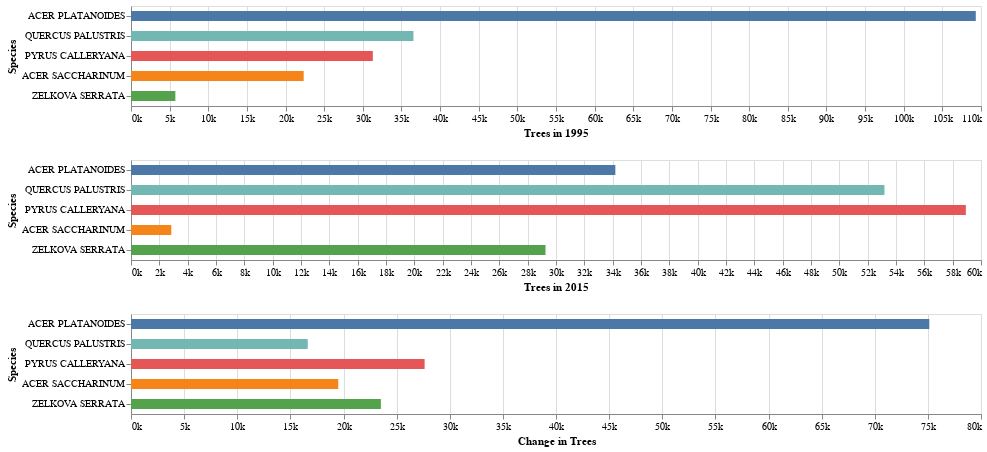

Source (notebook cell):
### Markdown cell above
##### Q3a Explanation

#### **Query**:
1. **Subquery for Census Data in 1995** (`census_1995`):
   - We extract the species names (`spc_latin`) from the `tree_census_1995` dataset and use the `UPPER()` function to convert them to uppercase for easier matching.
   - We count the number of trees for each species in 1995 and group the results by the species name.

2. **Subquery for Census Data in 2015** (`census_2015`):
   - Similar to the previous subquery, we extract and count the number of trees for each species in 2015, grouping by the species name (also converted to uppercase).

3. **Combining the 1995 and 2015 Data**:
   - A `CROSS JOIN` is used to combine every row from `census_1995` with every row from `census_2015`. This is necessary because we need to compare each species from 1995 with each species from 2015. The `CROSS JOIN` produces a Cartesian product of the two subqueries.
   
4. **Using `EDIT_DISTANCE` for Name Matching**:
   - Since the species names may differ slightly between the two years (e.g., spelling variations), we use the `EDIT_DISTANCE()` function to match species names that are similar. We only include pairs of species whose names have an edit distance of 2 or less, which indicates a small difference (i.e., slight spelling discrepancies).
   
5. **Calculating the Change in the Number of Trees**:
   - The query computes the absolute difference between the number of trees for each species in 1995 and 2015. This is stored as `change_in_trees`.
   
6. **Sorting and Limiting**:
   - The results are ordered by the absolute change in the number of trees (`change_in_trees`) in descending order to identify the species with the highest changes. The query then limits the results to the top 5 species with the largest change.


#### **Interpretation of Results**:
- The table displays the **species** of trees, along with the number of trees in **1995** and **2015**, and the **absolute change** in the number of trees between these two years.
- For example, **ACER PLATANOIDES** had 109,325 trees in 1995, but this number dropped to 34,189 in 2015, resulting in a decrease of 75,136 trees. This is the largest change among the species in this table.
- On the other hand, **PYRUS CALLERYANA** saw an increase in the number of trees from 31,295 in 1995 to 58,931 in 2015, with a change of 27,636 trees.
- **ZELKOVA SERRATA** experienced a significant increase in tree numbers as well, growing from 5,740 trees in 1995 to 29,258 in 2015, an increase of 23,518 trees.
- Other species, such as **ACER SACCHARINUM** and **QUERCUS PALUSTRIS**, show different growth patterns, with some having notable declines or increases in tree numbers.

### Code cell
# Chart 1: Trees in 1995
chart1 = alt.Chart(df3a).mark_bar(size=10).encode(
    x=alt.X("trees_1995:Q", title="Trees in 1995", axis=alt.Axis(format="~s")),
    y=alt.Y("species:N", title="Species", sort="-x"),  # Sort by trees_1995
    color=alt.Color("species:N", legend=None),
    tooltip=["species", "trees_1995"]
).properties(
    width=850,
    height=100,
)

# Chart 2: Trees in 2015
chart2 = alt.Chart(df3a).mark_bar(size=10).encode(
    x=alt.X("trees_2015:Q", title="Trees in 2015", axis=alt.Axis(format="~s")),
    y=alt.Y("species:N", title="Species", sort=alt.EncodingSortField(field="trees_1995", order="descending")),
    color=alt.Color("species:N", legend=None),
    tooltip=["species", "trees_2015"]
).properties(
    width=850,
    height=100,
)

# Chart 3: Change in Trees
chart3 = alt.Chart(df3a).mark_bar(size=10).encode(
    x=alt.X("change_in_trees:Q", title="Change in Trees", axis=alt.Axis(format="~s")),
    y=alt.Y("species:N", title="Species", sort=alt.EncodingSortField(field="trees_1995", order="descending")),
    color=alt.Color("species:N", legend=None),
    tooltip=["species", "change_in_trees"]
).properties(
    width=850,
    height=100,
)

# Combine the charts vertically
chart1 & chart2 & chart3

### Figure 1 — Vega-Lite specification as saved in the notebook (floating-point values rounded to 4 significant figures)
{"config": {"view": {"continuousWidth": 300, "continuousHeight": 300}}, "vconcat": [{"mark": {"type": "bar", "size": 10}, "encoding": {"color": {"field": "species", "legend": null, "type": "nominal"}, "tooltip": [{"field": "species", "type": "nominal"}, {"field": "trees_1995", "type": "quantitative"}], "x": {"axis": {"format": "~s"}, "field": "trees_1995", "title": "Trees in 1995", "type": "quantitative"}, "y": {"field": "species", "sort": "-x", "title": "Species", "type": "nominal"}}, "height": 100, "width": 850}, {"mark": {"type": "bar", "size": 10}, "encoding": {"color": {"field": "species", "legend": null, "type": "nominal"}, "tooltip": [{"field": "species", "type": "nominal"}, {"field": "trees_2015", "type": "quantitative"}], "x": {"axis": {"format": "~s"}, "field": "trees_2015", "title": "Trees in 2015", "type": "quantitative"}, "y": {"field": "species", "sort": {"field": "trees_1995", "order": "descending"}, "title": "Species", "type": "nominal"}}, "height": 100, "width": 850}, {"mark": {"type": "bar", "size": 10}, "encoding": {"color": {"field": "species", "legend": null, "type": "nominal"}, "tooltip": [{"field": "species", "type": "nominal"}, {"field": "change_in_trees", "type": "quantitative"}], "x": {"axis": {"format": "~s"}, "field": "change_in_trees", "title": "Change in Trees", "type": "quantitative"}, "y": {"field": "species", "sort": {"field": "trees_1995", "order": "descending"}, "title": "Species", "type": "nominal"}}, "height": 100, "width": 850}], "data": {"name": "data-927b8c36effe6f0d1737baf2802d66d4"}, "$schema": "https://vega.github.io/schema/vega-lite/v5.20.1.json", "datasets": {"data-927b8c36effe6f0d1737baf2802d66d4": [{"species": "ACER PLATANOIDES", "trees_1995": 109325, "trees_2015": 34189, "change_in_trees": 75136}, {"species": "PYRUS CALLERYANA", "trees_1995": 31295, "trees_2015": 58931, "change_in_trees": 27636}, {"species": "ZELKOVA SERRATA", "trees_1995": 5740, "trees_2015": 29258, "change_in_trees": 23518}, {"species": "ACER SACCHARINUM", "trees_1995": 22347, "trees_2015": 2844, "change_in_trees": 19503}, {"species": "QUERCUS PALUSTRIS", "trees_1995": 36553, "trees_2015": 53185, "change_in_trees": 16632}]}}
